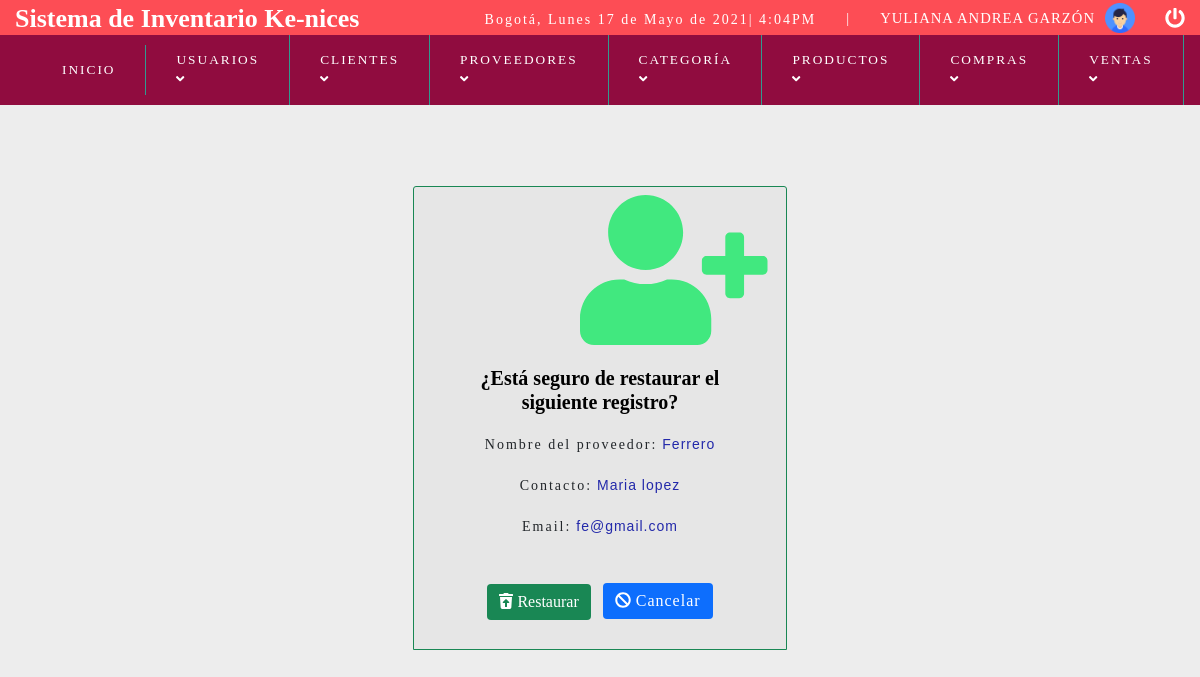
The page /vistas/restaurar_proveedor.php?id_proveedor=1 (signed in) on the database its author committed.
### tables this page shows
CREATE TABLE `proveedor` (
  `id_proveedor` int(15) NOT NULL,
  `id_usuario` int(15) NOT NULL,
  `proveedor` varchar(250) NOT NULL,
  `contacto` varchar(250) NOT NULL,
  `direccion` varchar(150) NOT NULL,
  `email` varchar(70) DEFAULT NULL,
  `telefono` bigint(15) NOT NULL,
  `fecha` date NOT NULL DEFAULT current_timestamp(),
  `detalle` varchar(500) DEFAULT NULL,
  `estado` bit(1) DEFAULT b'1'
);

### vistas/restaurar_proveedor.php (the view, shortened to what this page needs)
<?php
include "../clases/ConexionBD.php";
	if(empty($_REQUEST['id_proveedor']) ){
		header("location: lista_proveedor.php");
		mysqli_close($conexionbd);
	}else{
		$id_proveedor=$_REQUEST['id_proveedor'];
		$query=mysqli_query($conexionbd,"SELECT * FROM proveedor WHERE id_proveedor=$id_proveedor");
		$result=mysqli_num_rows($query);
		if ($result>0) {
			while ($data=mysqli_fetch_array($query)) {
				$proveedor=$data['proveedor'];
				$contacto=$data['contacto'];
				$email=$data['email'];
			}
		}else{
			header("location: lista_proveedor.php");
		}
	}
 ?>
<!DOCTYPE html>
<html lang="es">
<head>
	<?php include "dependencias.php"; ?>
</head>
<body >
	<?php include "header.php"; ?>
	<section id="container">
		 <div class="row  justify-content-center ">
            <div class= "col-sm-4 mt-5 pt-5  ">
            	 <div class="card border-success mb-3 text-center card-header "><i class="fas fa-user-plus "  style="margin-left:150px;font-size: 150px; color:#41E87F " ></i>
            	 	 <div class="card-body  ">
		<div class="data_delete">
			<h2 style="margin-top: 5px;color: black">¿Está seguro de restaurar el siguiente registro?</h2>
			<p style="margin-top: 20px">Nombre del proveedor:<span style="color:#2329AA"> <?php echo $proveedor; ?></span></p>
			<p >Contacto:<span style="color:#2329AA"> <?php echo $contacto; ?></span></p>
			<p >Email:<span style="color:#2329AA"> <?php echo $email; ?></span></p>
			<form method="post" action="">
				<a href="lista_proveedor.php"><button  style="margin: 30px auto 5px auto" class="btn btn-success" ><i class="fas fa-trash-restore"></i> Restaurar</button>
				</a>
				<a href="lista_proveedor.php"  style="margin-left: 7px !important;margin: 30px auto 5px auto" class="btn btn-primary" ><i class="fas fa-ban"></i> Cancelar
				</a>
			</form>
		</div>
	</section>
</body>
</html>

### css/menu.css (style rules this page uses)
* { margin: 0; padding: 0; box-sizing: border-box; }
body { background: #ededed; }
h1, h2, h3, h4, h5, h6 { font-family: 'lucida bright'; font-weight: bold; }
h2 { font-size: 20px; }
p { font-family: 'lucida bright'; letter-spacing: 2px; font-size: 14px; line-height: 20px; margin-top:20px; word-wrap: break-word; }
a { text-decoration: none; font-family: 'lucida bright'; letter-spacing: 1px; }
span { font-family: 'arial'; letter-spacing: 1px; font-size: 14px; line-height: 20px; }
#container { padding: 90px 15px 15px; }
.btn { display: inline-block; border:2px; margin: 20px; margin-top: 10px; }

### rows shown on the page
proveedor: proveedor "Ferrero", contacto "Maria lopez", email "fe@gmail.com"

### other values the page prints
fecha() "Lunes 17 de Mayo de 2021| 4:04PM"
$_SESSION['nombre'] "YULIANA ANDREA"
$_SESSION['apellido'] "GARZÓN"
